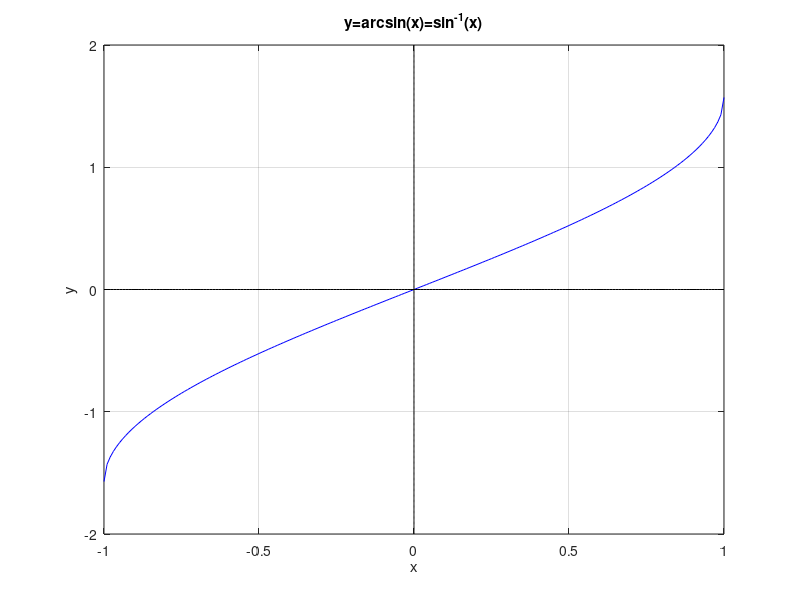

Write MATLAB code to recreate this figure.
% Graph of arcsin between -1 and 1

close all

x = -1:0.01:1;
y = asin(x);
plot(x,y,'b')
hold on
grid on
xlabel('x')
ylabel('y')
title('y=arcsin(x)=sin^{-1}(x)')

% The x axis
z=x*0;
plot(x,z,'k')

% The y axis
y=-2:0.01:2;
x=0*y;
plot(x,y,'k')
